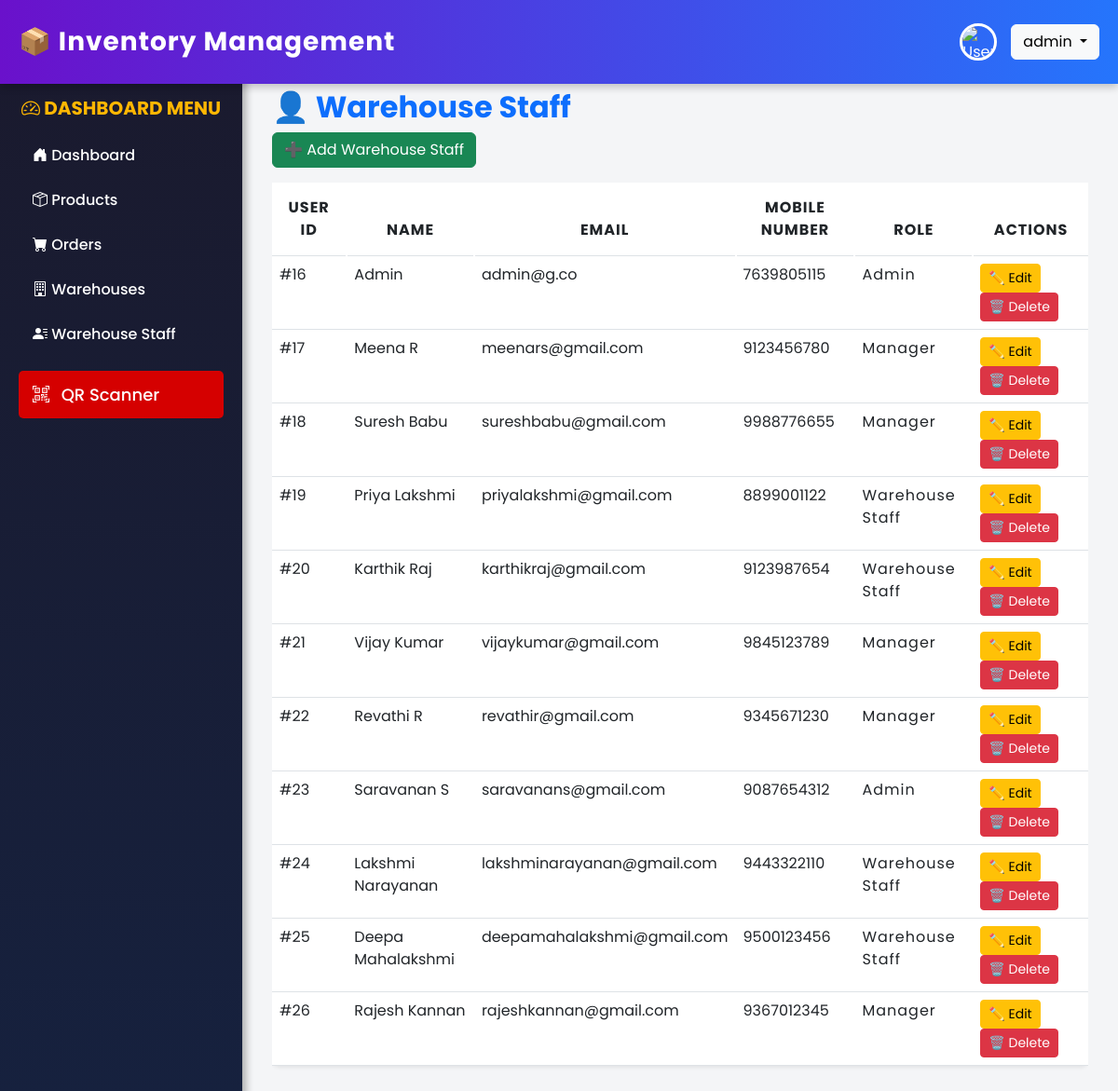
Page /users/ (signed in) on the earlier database version.
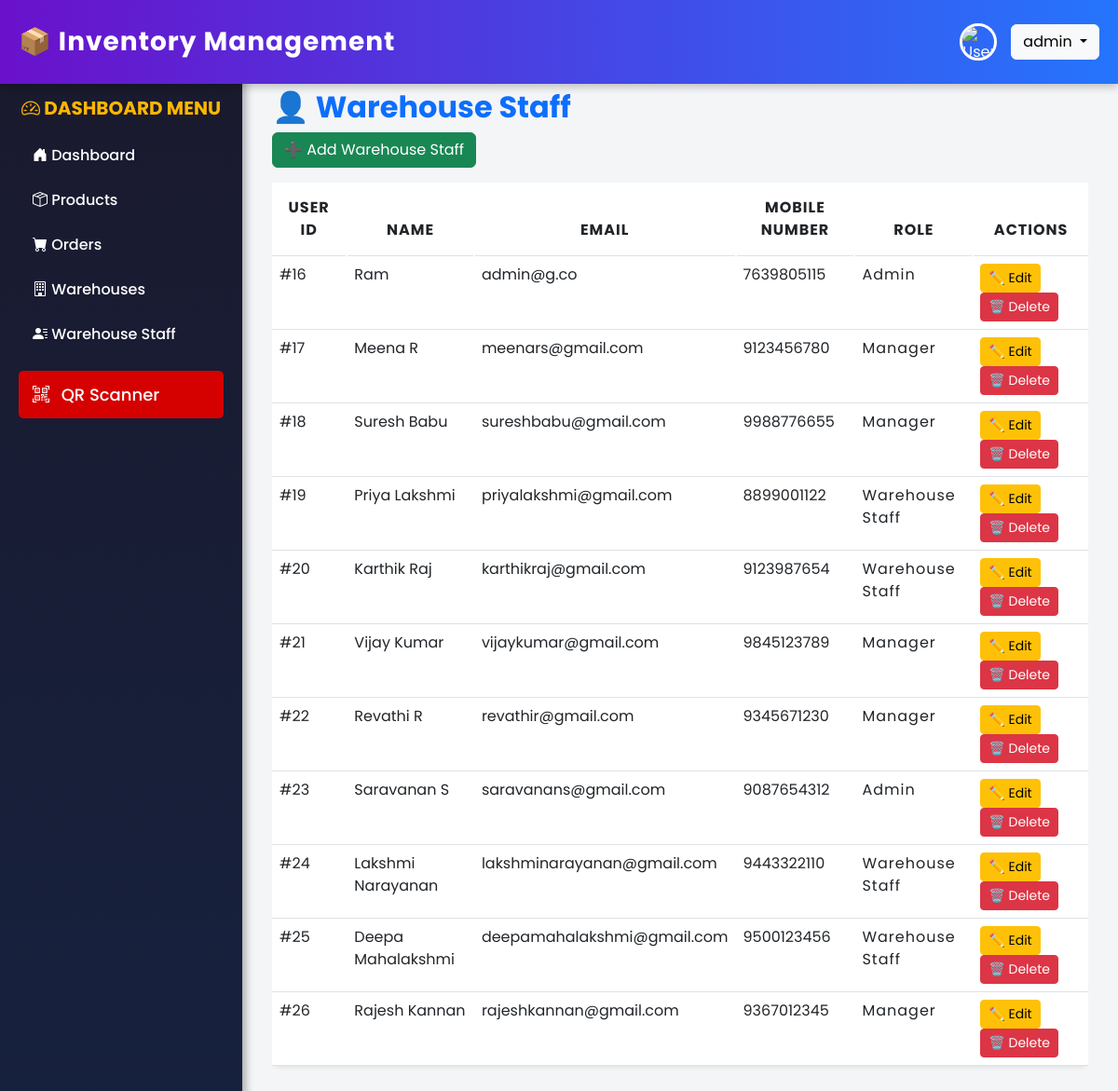
Same page on the later database version.
### inventory/models.py (models this page shows, shortened)
class WarehouseStaff(models.Model):
    ROLE_CHOICES = [
        ('admin', 'Admin'),
        ('warehouse staff', 'Warehouse Staff'),
        ('manager', 'Manager'),
        ('customer', 'Customer'),
    ]
    customer_id = models.PositiveIntegerField(unique=True, primary_key=True)
    name = models.CharField(max_length=255)
    mobile_number = models.CharField(max_length=15, unique=True)
    email = models.EmailField(unique=True)
    password = models.CharField(max_length=255)  # Store hashed password
    role = models.CharField(max_length=20, choices=ROLE_CHOICES, default='customer')
    working_warehouse = models.CharField(max_length=255, blank=True, null=True)
    register_date = models.DateTimeField(default=now)
    class Meta:
        db_table = "Users"  # Keep table name as "Users"

### inventory/views.py (the view, shortened to what this page needs)
# urls.py: path('users/', views.user_list, name='user_list'),
def user_list(request):
    users = Users.objects.all()  # Fetch all users
    return render(request, "inventory/sideBar/user_list.html", {"users": users})

### inventory/templates/inventory/sideBar/user_list.html (shortened to what this page needs)
{% extends 'inventory/base.html' %}
{% block content %}
<div class="container">
  <h2 class="mt-3 fw-bold text-primary">👤 Warehouse Staff</h2>
  <button class="btn btn-success mb-3" data-bs-toggle="modal" data-bs-target="#addUserModal">
    ➕ Add Warehouse Staff
  </button>
  <div class="table-responsive">
    <table class="table table-hover shadow-sm rounded-3">
      <thead class="text-white custom-table-header">
        <tr>
          <th>User ID</th>
          <th>Name</th>
          <th>Email</th>
          <th>Mobile Number</th>
          <th>Role</th>
          <th>Actions</th>
        </tr>
      </thead>
      <tbody>
        {% for user in users %}
        <tr>
          <td>#{{ user.customer_id }}</td>
          <td>{{ user.name }}</td>
          <td>{{ user.email }}</td>
          <td>{{ user.mobile_number }}</td>
          <td class="role_w">{{ user.role }}</td>
          <td>
            <button class="btn btn-warning btn-sm" data-bs-toggle="modal" data-bs-target="#editUserModal{{ user.customer_id }}">
              ✏️ Edit
            </button>
            <a href="{% url 'inventory:delete_user' user.customer_id %}" class="btn btn-danger btn-sm" onclick="return confirm('Are you sure you want to delete this user?')">
              🗑️ Delete
            </a>
          </td>
        </tr>
        {% endfor %}
      </tbody>
    </table>
  </div>
</div>
{% endblock %}

Differences in the rows shown:
changed WarehouseStaff "admin@g.co": name "Admin" → "Ram"
